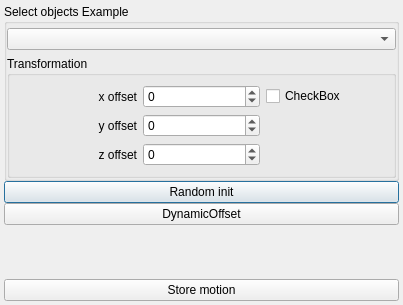
<?xml version="1.0" encoding="UTF-8"?>
<ui version="4.0">
 <class>MotionAdaptationToolV2HandlerDialog</class>
 <widget class="QDialog" name="MotionAdaptationToolV2HandlerDialog">
  <property name="geometry">
   <rect>
    <x>0</x>
    <y>0</y>
    <width>403</width>
    <height>305</height>
   </rect>
  </property>
  <property name="windowTitle">
   <string>MotionAdaptationToolV2</string>
  </property>
  <layout class="QVBoxLayout" name="verticalLayout">
   <property name="spacing">
    <number>0</number>
   </property>
   <property name="leftMargin">
    <number>4</number>
   </property>
   <property name="topMargin">
    <number>4</number>
   </property>
   <property name="rightMargin">
    <number>4</number>
   </property>
   <property name="bottomMargin">
    <number>4</number>
   </property>
   <item>
    <widget class="QGroupBox" name="ChooseMotionGroupBox">
     <property name="title">
      <string>Select objects Example</string>
     </property>
     <layout class="QGridLayout" name="gridLayout">
      <property name="leftMargin">
       <number>0</number>
      </property>
      <property name="topMargin">
       <number>4</number>
      </property>
      <property name="rightMargin">
       <number>0</number>
      </property>
      <property name="bottomMargin">
       <number>0</number>
      </property>
      <item row="0" column="0">
       <widget class="QComboBox" name="ChooseMotionComboBox">
        <property name="enabled">
         <bool>true</bool>
        </property>
       </widget>
      </item>
      <item row="1" column="0">
       <widget class="QGroupBox" name="groupBox">
        <property name="title">
         <string>Transformation</string>
        </property>
        <layout class="QGridLayout" name="gridLayout_2">
         <item row="0" column="1">
          <widget class="QSpinBox" name="xOffset">
           <property name="minimum">
            <number>-500</number>
           </property>
           <property name="maximum">
            <number>500</number>
           </property>
           <property name="singleStep">
            <number>10</number>
           </property>
           <property name="displayIntegerBase">
            <number>10</number>
           </property>
          </widget>
         </item>
         <item row="1" column="0">
          <widget class="QLabel" name="label_2">
           <property name="text">
            <string>y offset</string>
           </property>
           <property name="alignment">
            <set>Qt::AlignRight|Qt::AlignTrailing|Qt::AlignVCenter</set>
           </property>
          </widget>
         </item>
         <item row="1" column="1">
          <widget class="QSpinBox" name="yOffset">
           <property name="minimum">
            <number>-1000</number>
           </property>
           <property name="maximum">
            <number>1000</number>
           </property>
           <property name="singleStep">
            <number>10</number>
           </property>
          </widget>
         </item>
         <item row="2" column="1">
          <widget class="QSpinBox" name="zOffset">
           <property name="minimum">
            <number>-1000</number>
           </property>
           <property name="maximum">
            <number>1000</number>
           </property>
           <property name="singleStep">
            <number>10</number>
           </property>
          </widget>
         </item>
         <item row="0" column="0">
          <widget class="QLabel" name="label">
           <property name="text">
            <string>x offset</string>
           </property>
           <property name="alignment">
            <set>Qt::AlignRight|Qt::AlignTrailing|Qt::AlignVCenter</set>
           </property>
          </widget>
         </item>
         <item row="2" column="0">
          <widget class="QLabel" name="label_3">
           <property name="text">
            <string>z offset</string>
           </property>
           <property name="alignment">
            <set>Qt::AlignRight|Qt::AlignTrailing|Qt::AlignVCenter</set>
           </property>
          </widget>
         </item>
         <item row="0" column="2">
          <widget class="QCheckBox" name="checkBox">
           <property name="text">
            <string>CheckBox</string>
           </property>
          </widget>
         </item>
        </layout>
       </widget>
      </item>
     </layout>
    </widget>
   </item>
   <item>
    <widget class="QPushButton" name="randomButton">
     <property name="text">
      <string>Random init</string>
     </property>
    </widget>
   </item>
   <item>
    <widget class="QPushButton" name="dButton">
     <property name="text">
      <string>DynamicOffset</string>
     </property>
    </widget>
   </item>
   <item>
    <spacer name="verticalSpacer">
     <property name="orientation">
      <enum>Qt::Vertical</enum>
     </property>
     <property name="sizeHint" stdset="0">
      <size>
       <width>20</width>
       <height>40</height>
      </size>
     </property>
    </spacer>
   </item>
   <item>
    <widget class="QPushButton" name="storeButton">
     <property name="text">
      <string>Store motion</string>
     </property>
    </widget>
   </item>
  </layout>
 </widget>
 <resources/>
 <connections/>
</ui>
